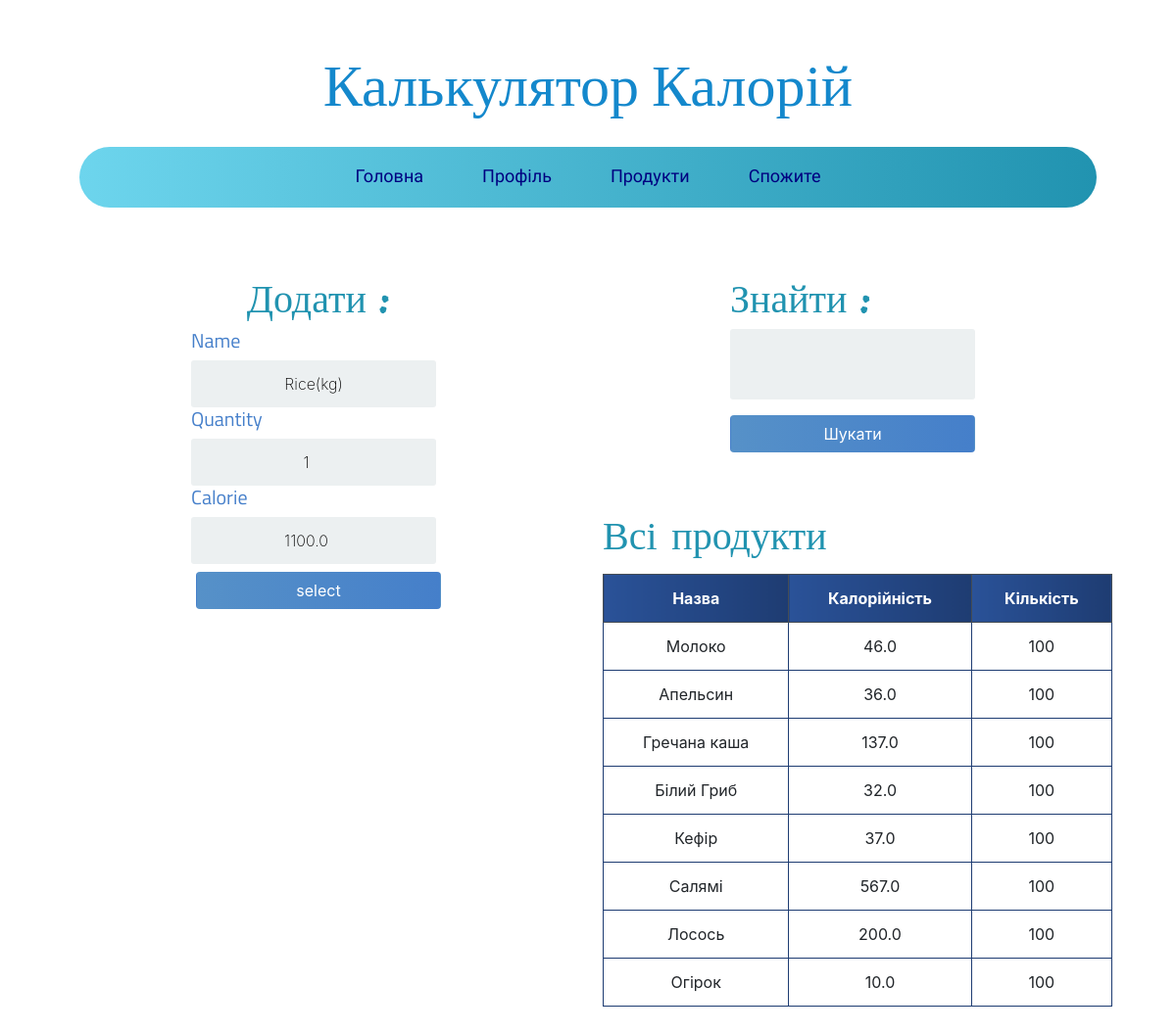
The page /update_food/1/ (signed in) on the database its author committed.
### calories/models.py (models this page shows, shortened)
class Food(models.Model):
    name = models.CharField(max_length=200, null=False)
    quantity = models.PositiveIntegerField(null=False, default=0)
    calorie = models.FloatField(null=False, default=0)
    person_of = models.ForeignKey(User, null=True, on_delete=models.CASCADE)

### calories/views.py (the view)
# urls.py: path('update_food/<str:pk>/', update_food, name='update_food'),
@login_required
def update_food(request, pk):
    food_items = Food.objects.filter(person_of=request.user)
    food_item = Food.objects.get(id=pk)
    form = AddFoodForm(instance=food_item)
    if request.method == 'POST':
        form = AddFoodForm(request.POST, instance=food_item)
        if form.is_valid():
            form.save()
            return redirect('profile')
    myFilter = FoodFilter(request.GET, queryset=food_items)
    context = {'form': form, 'food_items': food_items, 'myFilter': myFilter}
    return render(request, 'add_food.html', context)

### calories/forms.py
class AddFoodForm(forms.ModelForm):
    class Meta:
        model = Food
        fields = ('name', 'quantity', 'calorie')

### templates/add_food.html (shortened to what this page needs)
{% extends 'layouts/base.html' %}
{% block content %}
<div class="container">
<div class="row">
    <div class="col-lg-6">
    <div class="login">
        <div class="login-screen">
            <div class="app-title">
                <h1 class="headline">Додати :</h1>
            </div>
            <form method="POST" action="" class="login-form form-inline">
                {% for field in form %}
                <h5 class="form-labels">
                {{ field.label }}
                </h5>
                {{ field }}
                {% endfor %}
                <input class="btn mt-2" type="submit" value="select">
            </form>
        </div>
    </div>
    </div>
    <div class="col-lg-6 ">
    <div class="login">
        <div class="login-screen">
              <form method="get">
                  <h1 class="headline">{{ myFilter.form }}</h1>
                  <button class="btn mt-2" type="submit">Шукати </button>
              </form>
        </div>
    </div>
        <h1 class="headline"> Всі продукти </h1>
        <table class="table table-bordered text-center mt-3">
            <thead class="thead-dark">
                <tr>
                    <th scope="col">Назва</th>
                    <th scope="col">Калорійність</th>
                    <th scope="col">Кількість</th>
                </tr>
            </thead>
            <tbody>
                {% for food in food_items %}
                <tr>
                    <td>{{ food.name }}</td>
                    <td>{{ food.calorie }}</td>
                    <td>{{ food.quantity }}</td>
                </tr>
                {% endfor %}
            </tbody>
        </table>
    </div>
</div>
</div>
{% endblock content %}

### static/css/base.css (style rules this page uses)
body { font-family: Arial; background-color: #3498DB; padding: 50px; }
.login { margin: 20px auto; width: 300px; }
.login-screen { background-color: #FFF; padding: 20px; border-radius: 5px }
.app-title { text-align: center; color: #777; }
.login-form { text-align: center; }
input { text-align: center; background-color: #ECF0F1; border: 2px solid transparent; border-radius: 3px; font-size: 16px; font-weight: 200; padding: 10px 0; width: 250px; transition: border .5s; }
.btn { background: #457fca; background: -webkit-linear-gradient(to right, #5691c8, #457fca); background: linear-gradient(to right, #5691c8, #457fca); color: white !important; font-size: 16px; line-height: 25px; padding: 10px 0; text-decoration: none; text-shadow: none; border-radius: 3px; box-shadow: none; transition: 0.25s; display: block; width: 250px; margin: 0 auto; }
th { background: #1e3c72; background: -webkit-linear-gradient(to right, #2a5298, #1e3c72); background: linear-gradient(to right, #2a5298, #1e3c72); }
.headline { font-family: 'Permanent Marker', cursive; padding-top:20px; color: #2193b0; color: -webkit-linear-gradient(to right, #6dd5ed, #2193b0); color: linear-gradient(to right, #6dd5ed, #2193b0); }
.table { background-color: white; color: #18AD7C; }
table.table-bordered > thead > tr > th { border:1px solid #1e3c72; }
table.table-bordered > tbody > tr > td { border:1px solid #1e3c72; }
.form-labels { font-family: 'Titillium Web', sans-serif; color:#457fca; }

### rows shown on the page
Food: form "Rice(kg)" "1" "1100.0"
Food: name "Молоко", calorie "46.0", quantity "100"
Food: name "Апельсин", calorie "36.0", quantity "100"
Food: name "Гречана каша", calorie "137.0", quantity "100"
Food: name "Білий Гриб", calorie "32.0", quantity "100"
Food: name "Кефір", calorie "37.0", quantity "100"
Food: name "Салямі", calorie "567.0", quantity "100"
Food: name "Лосось", calorie "200.0", quantity "100"
Food: name "Огірок", calorie "10.0", quantity "100"

### other values the page prints
{{ field.label }} "Name" "Quantity" "Calorie"
